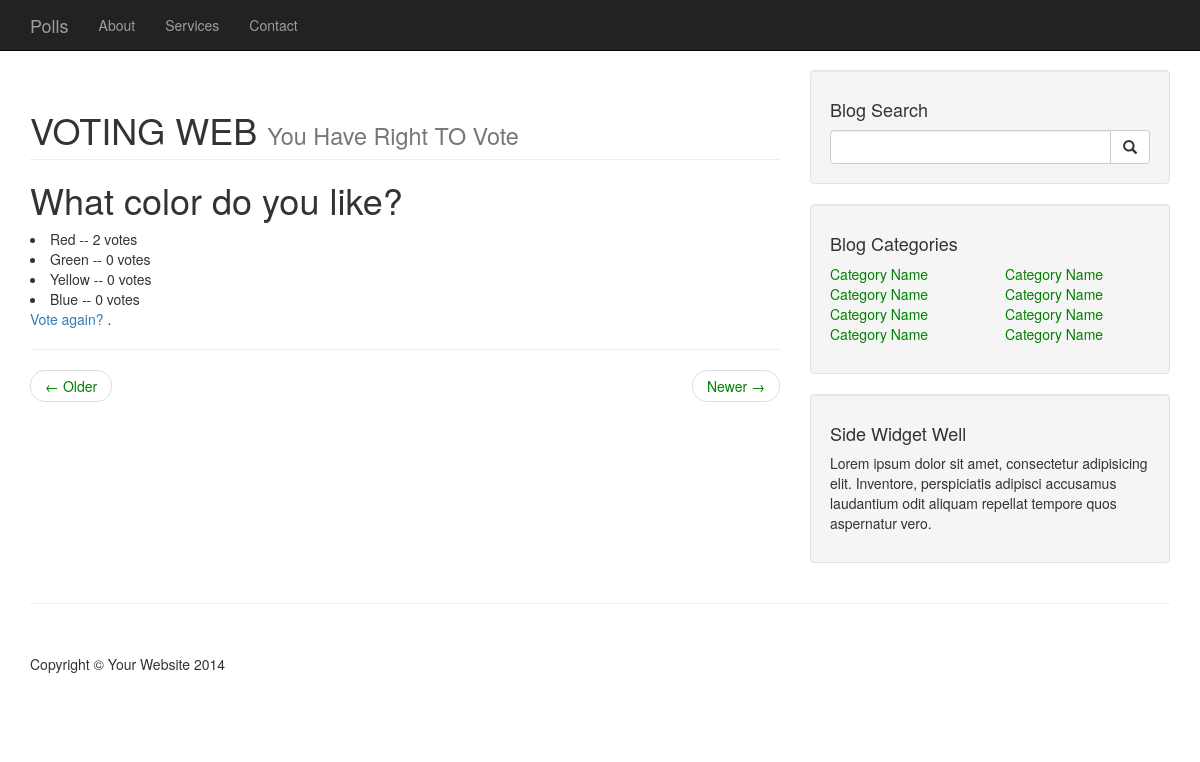
The page /polls/4/results/ on the database its author committed.
### polls/models.py (models this page shows, shortened)
class Question(models.Model):
	content=RichTextUploadingField(blank=True)
	question_text=models.CharField(max_length=200)
	pub_date=models.DateTimeField('date published', default=timezone.now)
	def was_published_recently(self):
		now=timezone.now()
		return now - datetime.timedelta(days=1)  <= self.pub_date <=now
	was_published_recently.admin_order_field='pub_date'
	was_published_recently.boolean=True
	was_published_recently.short_description='Published recently?'

class Choice(models.Model):
	question=models.ForeignKey(Question)
	choice_text=models.CharField(max_length=200)
	votes=models.IntegerField(default=0)

### polls/views.py (the view)
# urls.py: url(r'^(?P<pk>[0-9]+)/results/$',views.ResultsView.as_view(),name='results'),
class ResultsView(generic.DetailView):
	model=Question
	template_name='polls/results.html'

### polls/templates/polls/results.html
 {% extends "polls/base.html" %}
{% block content%}
 <h1>{{ question.question_text }}</h1>
 <u1>
 {% for choice in question.choice_set.all %}
	<li>{{ choice.choice_text }} -- {{ choice.votes }} vote{{choice.votes|pluralize }}</li>
{% endfor %}
</u1>
<a href="{% url 'polls:detail' question.id %}">Vote again?</a>
{% endblock %}

### polls/static/polls/style.css (style rules this page uses)
body { padding-top: 70px; }

### rows shown on the page
Question: question_text "What color do you like?"
Choice: choice_text "Red", votes "2"
Choice: choice_text "Green", votes "0"
Choice: choice_text "Yellow", votes "0"
Choice: choice_text "Blue", votes "0"
